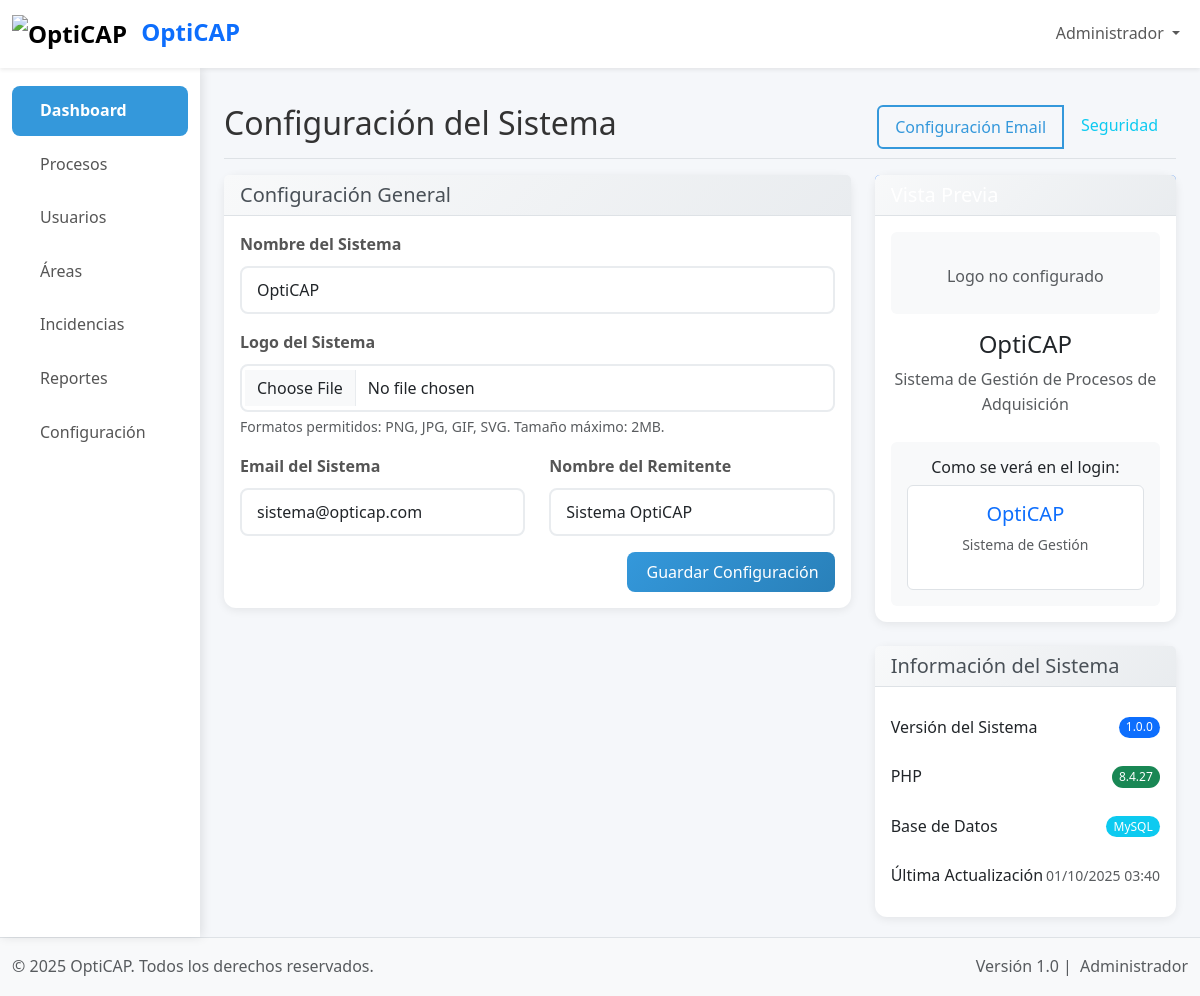
The app's page /modules/configuracion/sistema.php (signed in) with its own data.
### tables this page shows
CREATE TABLE configuraciones_sistema (
    id INT PRIMARY KEY AUTO_INCREMENT,
    nombre_sistema VARCHAR(255) DEFAULT 'OptiCAP',
    logo_url VARCHAR(500),
    smtp_host VARCHAR(255),
    smtp_port INT,
    smtp_user VARCHAR(255),
    smtp_pass VARCHAR(255),
    from_email VARCHAR(255),
    from_name VARCHAR(255),
    email_activo BOOLEAN DEFAULT FALSE,
    fecha_actualizacion TIMESTAMP DEFAULT CURRENT_TIMESTAMP ON UPDATE CURRENT_TIMESTAMP
);

### modules/configuracion/sistema.php (the view, shortened to what this page needs)
<?php
$database = new Database();
$db = $database->getConnection();
$query = "SELECT * FROM configuraciones_sistema ORDER BY id DESC LIMIT 1";
$stmt = $db->prepare($query);
$stmt->execute();
$config = $stmt->fetch(PDO::FETCH_ASSOC);
?>
<!DOCTYPE html>
<html lang="es">
<head>
    <link href="/opticap/assets/css/bootstrap.min.css" rel="stylesheet">
    <link href="/opticap/assets/css/style.css" rel="stylesheet">
</head>
<body>
    <?php include '../../includes/header.php'; ?>
    <div class="container-fluid">
        <div class="row">
            <?php include '../../includes/sidebar.php'; ?>
            <main class="col-md-9 ms-sm-auto col-lg-10 px-md-4">
                <div class="d-flex justify-content-between flex-wrap flex-md-nowrap align-items-center pt-3 pb-2 mb-3 border-bottom">
                    <h1 class="h2">Configuración del Sistema</h1>
                    <div class="btn-group">
                        <a href="email.php" class="btn btn-outline-primary">Configuración Email</a>
                        <a href="seguridad.php" class="btn btn-outline-info">Seguridad</a>
                    </div>
                </div>
                <div class="row">
                    <div class="col-md-8">
                        <div class="card">
                            <div class="card-header">
                                <h5 class="card-title mb-0">Configuración General</h5>
                            </div>
                            <div class="card-body">
                                <form method="POST" enctype="multipart/form-data">
                                    <div class="mb-3">
                                        <label for="nombre_sistema" class="form-label">Nombre del Sistema</label>
                                        <input type="text" class="form-control" id="nombre_sistema" name="nombre_sistema"
                                               value="<?php echo htmlspecialchars($config['nombre_sistema'] ?? 'OptiCAP'); ?>" required>
                                    </div>
                                    <div class="mb-3">
                                        <label for="logo" class="form-label">Logo del Sistema</label>
                                        <input type="file" class="form-control" id="logo" name="logo"
                                               accept=".png,.jpg,.jpeg,.gif,.svg">
                                        <div class="form-text">
                                            Formatos permitidos: PNG, JPG, GIF, SVG. Tamaño máximo: 2MB.
                                        </div>
                                    </div>
                                    <div class="row">
                                        <div class="col-md-6">
                                            <div class="mb-3">
                                                <label for="from_email" class="form-label">Email del Sistema</label>
                                                <input type="email" class="form-control" id="from_email" name="from_email"
                                                       value="<?php echo htmlspecialchars($config['from_email'] ?? 'sistema@opticap.com'); ?>" required>
                                            </div>
                                        </div>
                                        <div class="col-md-6">
                                            <div class="mb-3">
                                                <label for="from_name" class="form-label">Nombre del Remitente</label>
                                                <input type="text" class="form-control" id="from_name" name="from_name"
                                                       value="<?php echo htmlspecialchars($config['from_name'] ?? 'Sistema OptiCAP'); ?>" required>
                                            </div>
                                        </div>
                                    </div>
                                    <div class="d-grid gap-2 d-md-flex justify-content-md-end">
                                        <button type="submit" class="btn btn-primary">
                                            <i class="fas fa-save me-1"></i> Guardar Configuración
                                        </button>
                                    </div>
                                </form>
                            </div>
                        </div>
                    </div>
                    <div class="col-md-4">
                        <div class="card">
                            <div class="card-header bg-primary text-white">
                                <h5 class="card-title mb-0">Vista Previa</h5>
                            </div>
                            <div class="card-body text-center">
                                <?php if ($config && $config['logo_url']): ?>
                                <img src="/opticap/assets/uploads/logos/<?php echo $config['logo_url']; ?>"
                                     alt="Logo preview" height="60" class="mb-3">
                                <?php else: ?>
                                <div class="bg-light rounded p-4 mb-3">
                                    <p class="mt-2 mb-0 text-muted">Logo no configurado</p>
                                </div>
                                <?php endif; ?>
                                <h4 id="previewNombre"><?php echo htmlspecialchars($config['nombre_sistema'] ?? 'OptiCAP'); ?></h4>
                                <p class="text-muted">Sistema de Gestión de Procesos de Adquisición</p>
                                <div class="mt-4 p-3 bg-light rounded">
                                    <h6>Como se verá en el login:</h6>
                                    <div class="border rounded p-3 mt-2 bg-white">
                                        <h5 class="text-primary" id="previewLoginNombre"><?php echo htmlspecialchars($config['nombre_sistema'] ?? 'OptiCAP'); ?></h5>
                                        <p class="text-muted small">Sistema de Gestión</p>
                                    </div>
                                </div>
                            </div>
                        </div>
                        <div class="card mt-4">
                            <div class="card-header">
                                <h5 class="card-title mb-0">Información del Sistema</h5>
                            </div>
                            <div class="card-body">
                                <div class="list-group list-group-flush">
                                    <div class="list-group-item d-flex justify-content-between align-items-center">
                                        Versión del Sistema
                                        <span class="badge bg-primary">1.0.0</span>
                                    </div>
                                    <div class="list-group-item d-flex justify-content-between align-items-center">
                                        PHP
                                        <span class="badge bg-success"><?php echo PHP_VERSION; ?></span>
                                    </div>
                                    <div class="list-group-item d-flex justify-content-between align-items-center">
                                        Base de Datos
                                        <span class="badge bg-info">MySQL</span>
                                    </div>
                                    <div class="list-group-item d-flex justify-content-between align-items-center">
                                        Última Actualización
                                        <small class="text-muted"><?php echo $config ? date('d/m/Y H:i', strtotime($config['fecha_actualizacion'])) : 'Nunca'; ?></small>
                                    </div>
                                </div>
                            </div>
                        </div>
                    </div>
                </div>
            </main>
        </div>
    </div>
    <?php include '../../includes/footer.php'; ?>
</body>
</html>

### includes/footer.php (shortened to what this page needs)
<footer class="footer mt-auto py-3 bg-light border-top">
    <div class="container-fluid">
        <div class="row align-items-center">
            <div class="col-md-6">
                <span class="text-muted">
                    &copy; <?php echo date('Y'); ?> <?php
                    $database = new Database();
                    $db = $database->getConnection();
                    $query = "SELECT nombre_sistema FROM configuraciones_sistema ORDER BY id DESC LIMIT 1";
                    $stmt = $db->prepare($query);
                    $stmt->execute();
                    $config = $stmt->fetch(PDO::FETCH_ASSOC);
                    echo $config['nombre_sistema'] ?? 'OptiCAP';
                    ?>. Todos los derechos reservados.
                </span>
            </div>
            <div class="col-md-6 text-md-end">
                <span class="text-muted">
                    Versión 1.0 |
                    <i class="fas fa-user me-1"></i><?php echo $_SESSION['nombre'] ?? 'Usuario'; ?>
                </span>
            </div>
        </div>
    </div>
</footer>

### assets/css/style.css (style rules this page uses)
:root { --primary-color: #3498db; --secondary-color: #2c3e50; --success-color: #27ae60; --warning-color: #f39c12; --danger-color: #e74c3c; --light-color: #f8f9fa; --dark-color: #343a40; --border-color: #dee2e6; --sidebar-width: 280px; }
* { margin: 0; padding: 0; box-sizing: border-box; }
body { font-family: 'Segoe UI', Tahoma, Geneva, Verdana, sans-serif; background-color: #f5f7fa; color: #333; line-height: 1.6; }
main { padding-top: 20px; min-height: calc(100vh - 56px); }
.card { border: none; border-radius: 12px; box-shadow: 0 5px 15px rgba(0, 0, 0, 0.08); transition: transform 0.3s ease, box-shadow 0.3s ease; margin-bottom: 20px; }
.badge { padding: 8px 12px; border-radius: 20px; font-weight: 500; font-size: 0.75rem; }
.btn { border-radius: 8px; padding: 8px 16px; font-weight: 500; transition: all 0.3s ease; border: none; }
.btn-primary { background: linear-gradient(135deg, #3498db, #2980b9); border: none; }
.btn-outline-primary { border: 2px solid var(--primary-color); color: var(--primary-color); }
.form-control, .form-select { border-radius: 8px; border: 2px solid #e9ecef; padding: 10px 15px; transition: all 0.3s ease; }
.form-label { font-weight: 600; color: #555; margin-bottom: 8px; }
.card { border: none; border-radius: 12px; box-shadow: 0 2px 10px rgba(0, 0, 0, 0.08); }
.card-header { background: white; border-bottom: 1px solid #e9ecef; font-weight: 600; }
.badge { font-weight: 500; padding: 6px 10px; }
.btn { border-radius: 8px; font-weight: 500; transition: all 0.3s ease; }
.list-group-item { border: none; padding: 12px 0; }
.btn-group .btn { margin: 0 2px; border-radius: 6px; }
.badge { font-size: 0.75em; padding: 0.4em 0.6em; }
.card-header { background: linear-gradient(135deg, #f8f9fa 0%, #e9ecef 100%); border-bottom: 1px solid #dee2e6; font-weight: 600; color: #495057; }

### records on screen
configuraciones_sistema: nombre_sistema "OptiCAP", from_email "sistema@opticap.com", from_name "Sistema OptiCAP", fecha_actualizacion "01/10/2025 03:40"

### other values on screen
$_SESSION['nombre'] "Administrador"
PHP_VERSION "8.4.27"
